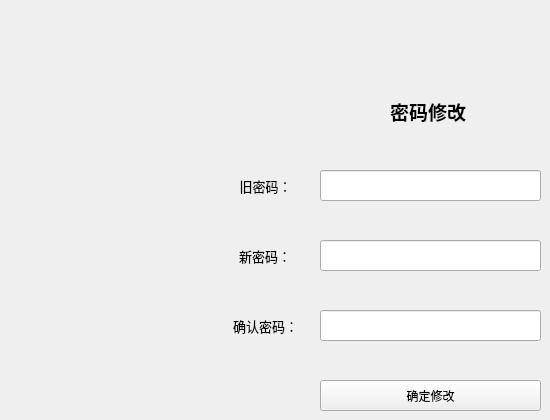
                   <widget class="QWidget" name="tab_mainui_SecurityCenter">
                    <attribute name="title">
                     <string>安全中心</string>
                    </attribute>
                    <widget class="QLabel" name="label_27">
                     <property name="geometry">
                      <rect>
                       <x>210</x>
                       <y>160</y>
                       <width>111</width>
                       <height>51</height>
                      </rect>
                     </property>
                     <property name="styleSheet">
                      <string notr="true">font:  13px; </string>
                     </property>
                     <property name="text">
                      <string>旧密码：</string>
                     </property>
                     <property name="alignment">
                      <set>Qt::AlignCenter</set>
                     </property>
                    </widget>
                    <widget class="QLabel" name="label_28">
                     <property name="geometry">
                      <rect>
                       <x>210</x>
                       <y>300</y>
                       <width>111</width>
                       <height>51</height>
                      </rect>
                     </property>
                     <property name="styleSheet">
                      <string notr="true">font:  13px; </string>
                     </property>
                     <property name="text">
                      <string>确认密码：</string>
                     </property>
                     <property name="alignment">
                      <set>Qt::AlignCenter</set>
                     </property>
                    </widget>
                    <widget class="QLineEdit" name="lineEdit_check_password">
                     <property name="geometry">
                      <rect>
                       <x>320</x>
                       <y>310</y>
                       <width>221</width>
                       <height>31</height>
                      </rect>
                     </property>
                     <property name="echoMode">
                      <enum>QLineEdit::Password</enum>
                     </property>
                     <property name="placeholderText">
                      <string/>
                     </property>
                     <property name="clearButtonEnabled">
                      <bool>true</bool>
                     </property>
                    </widget>
                    <widget class="QPushButton" name="handleSubmit_btn_password">
                     <property name="geometry">
                      <rect>
                       <x>320</x>
                       <y>380</y>
                       <width>221</width>
                       <height>31</height>
                      </rect>
                     </property>
                     <property name="styleSheet">
                      <string notr="true"/>
                     </property>
                     <property name="text">
                      <string>确定修改</string>
                     </property>
                    </widget>
                    <widget class="QLineEdit" name="lineEdit_new_password">
                     <property name="geometry">
                      <rect>
                       <x>320</x>
                       <y>240</y>
                       <width>221</width>
                       <height>31</height>
                      </rect>
                     </property>
                     <property name="styleSheet">
                      <string notr="true"/>
                     </property>
                     <property name="text">
                      <string/>
                     </property>
                     <property name="echoMode">
                      <enum>QLineEdit::Password</enum>
                     </property>
                     <property name="placeholderText">
                      <string/>
                     </property>
                     <property name="clearButtonEnabled">
                      <bool>true</bool>
                     </property>
                    </widget>
                    <widget class="QLineEdit" name="lineEdit_old_password">
                     <property name="geometry">
                      <rect>
                       <x>320</x>
                       <y>170</y>
                       <width>221</width>
                       <height>31</height>
                      </rect>
                     </property>
                     <property name="text">
                      <string/>
                     </property>
                     <property name="echoMode">
                      <enum>QLineEdit::Password</enum>
                     </property>
                     <property name="dragEnabled">
                      <bool>false</bool>
                     </property>
                     <property name="readOnly">
                      <bool>false</bool>
                     </property>
                     <property name="placeholderText">
                      <string/>
                     </property>
                     <property name="clearButtonEnabled">
                      <bool>true</bool>
                     </property>
                    </widget>
                    <widget class="QLabel" name="label_34">
                     <property name="geometry">
                      <rect>
                       <x>210</x>
                       <y>230</y>
                       <width>110</width>
                       <height>51</height>
                      </rect>
                     </property>
                     <property name="styleSheet">
                      <string notr="true">font:  13px; </string>
                     </property>
                     <property name="text">
                      <string>新密码：</string>
                     </property>
                     <property name="alignment">
                      <set>Qt::AlignCenter</set>
                     </property>
                    </widget>
                    <widget class="QLabel" name="label_3">
                     <property name="geometry">
                      <rect>
                       <x>390</x>
                       <y>90</y>
                       <width>81</width>
                       <height>42</height>
                      </rect>
                     </property>
                     <property name="font">
                      <font>
                       <family>华文彩云</family>
                       <pointsize>-1</pointsize>
                       <weight>75</weight>
                       <italic>false</italic>
                       <bold>true</bold>
                      </font>
                     </property>
                     <property name="styleSheet">
                      <string notr="true">font-size: 19px;</string>
                     </property>
                     <property name="text">
                      <string>密码修改</string>
                     </property>
                    </widget>
                   </widget>
